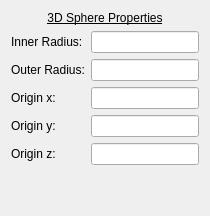
                  <widget class="QWidget" name="SphereProperties">
                   <layout class="QVBoxLayout" name="verticalLayout_36">
                    <item>
                     <widget class="QLabel" name="LSphereProperties">
                      <property name="text">
                       <string>&lt;html&gt;&lt;head/&gt;&lt;body&gt;&lt;p align=&quot;center&quot;&gt;&lt;span style=&quot; text-decoration: underline;&quot;&gt;3D Sphere Properties&lt;/span&gt;&lt;/p&gt;&lt;/body&gt;&lt;/html&gt;</string>
                      </property>
                     </widget>
                    </item>
                    <item>
                     <widget class="QFrame" name="frame_11">
                      <property name="frameShape">
                       <enum>QFrame::Shape::NoFrame</enum>
                      </property>
                      <property name="frameShadow">
                       <enum>QFrame::Shadow::Raised</enum>
                      </property>
                      <layout class="QFormLayout" name="formLayout_16">
                       <property name="leftMargin">
                        <number>0</number>
                       </property>
                       <property name="topMargin">
                        <number>0</number>
                       </property>
                       <property name="rightMargin">
                        <number>0</number>
                       </property>
                       <property name="bottomMargin">
                        <number>0</number>
                       </property>
                       <item row="0" column="0">
                        <widget class="QLabel" name="LSphereri">
                         <property name="text">
                          <string>Inner Radius:</string>
                         </property>
                        </widget>
                       </item>
                       <item row="0" column="1">
                        <widget class="QLineEdit" name="INSphereri"/>
                       </item>
                       <item row="1" column="0">
                        <widget class="QLabel" name="LSpherero">
                         <property name="text">
                          <string>Outer Radius:</string>
                         </property>
                        </widget>
                       </item>
                       <item row="1" column="1">
                        <widget class="QLineEdit" name="INSpherero"/>
                       </item>
                       <item row="2" column="0">
                        <widget class="QLabel" name="LSphereox">
                         <property name="text">
                          <string>Origin x:</string>
                         </property>
                        </widget>
                       </item>
                       <item row="2" column="1">
                        <widget class="QLineEdit" name="INSphereox"/>
                       </item>
                       <item row="3" column="1">
                        <widget class="QLineEdit" name="INSphereoy"/>
                       </item>
                       <item row="3" column="0">
                        <widget class="QLabel" name="LSphereoy">
                         <property name="text">
                          <string>Origin y:</string>
                         </property>
                        </widget>
                       </item>
                       <item row="4" column="0">
                        <widget class="QLabel" name="LSphereoz">
                         <property name="text">
                          <string>Origin z:</string>
                         </property>
                        </widget>
                       </item>
                       <item row="4" column="1">
                        <widget class="QLineEdit" name="INSphereoz"/>
                       </item>
                      </layout>
                     </widget>
                    </item>
                    <item>
                     <spacer name="verticalSpacer_15">
                      <property name="orientation">
                       <enum>Qt::Orientation::Vertical</enum>
                      </property>
                      <property name="sizeHint" stdset="0">
                       <size>
                        <width>20</width>
                        <height>40</height>
                       </size>
                      </property>
                     </spacer>
                    </item>
                   </layout>
                  </widget>
